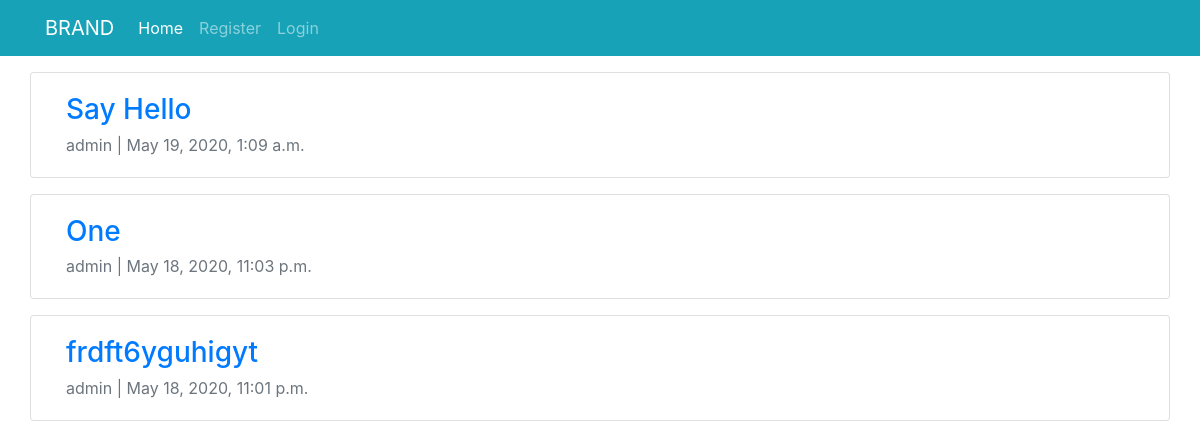
The page / on the database its author committed.
### basic_app/models.py (models this page shows, shortened)
class Post(models.Model):
    author = models.ForeignKey(User, on_delete=models.CASCADE)
    title = models.CharField(max_length=100)
    content = models.TextField()
    date_posted = models.DateTimeField(default=datetime.now)
    thumbnail = models.ImageField(upload_to='post_thumb')
    comment_count = models.PositiveIntegerField(default=0)

### basic_app/views.py (the view)
# urls.py: path('', views.index, name='index'),
def index(request):
    all_posts = Post.objects.all().order_by('-id')
    return render(request, 'basic_app/index.html', {'all_posts': all_posts})

### templates/basic_app/index.html (shortened to what this page needs)
{% extends 'basic_app/base.html' %}
    {% block content %}
        {% if all_posts %}
            {% for post in all_posts %}
                <div class="row">
                    <div class="card col-sm-12 mt-3">
                        <div class="card-body">
                            <h3 class="card-title"><a href="{% url 'post_details' post.pk %}" class="link">{{ post.title }}</a></h3>
                            <p class="card-subtitle text-muted">{{ post.author.username }} | {{ post.date_posted }}</p>
                        </div>
                    </div>
                </div>
            {% endfor%}
        {% else %}
            <div class="card mt-3">
                <div class="card-body">
                    <h3 class="card-title">Right now there is no post</h3>
                </div>
            </div>
        {% endif %}
    {% endblock %}

### rows shown on the page
Post: title "Say Hello", author.username "admin", date_posted "May 19, 2020, 1:09 a.m."
Post: title "One", author.username "admin", date_posted "May 18, 2020, 11:03 p.m."
Post: title "frdft6yguhigyt", author.username "admin", date_posted "May 18, 2020, 11:01 p.m."
